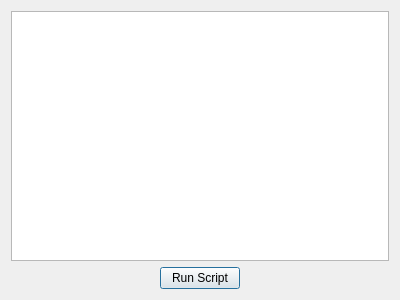
<?xml version="1.0" encoding="UTF-8"?>
<ui version="4.0">
 <class>Dialog</class>
 <widget class="QDialog" name="Dialog">
  <property name="geometry">
   <rect>
    <x>0</x>
    <y>0</y>
    <width>400</width>
    <height>300</height>
   </rect>
  </property>
  <property name="windowTitle">
   <string>Dialog</string>
  </property>
  <layout class="QVBoxLayout" name="verticalLayout">
   <item>
    <widget class="QTextEdit" name="scriptTextEdit"/>
   </item>
   <item>
    <layout class="QHBoxLayout" name="horizontalLayout">
     <item>
      <spacer name="horizontalSpacer">
       <property name="orientation">
        <enum>Qt::Horizontal</enum>
       </property>
       <property name="sizeHint" stdset="0">
        <size>
         <width>40</width>
         <height>20</height>
        </size>
       </property>
      </spacer>
     </item>
     <item>
      <widget class="QPushButton" name="runButton">
       <property name="text">
        <string>Run Script</string>
       </property>
      </widget>
     </item>
     <item>
      <spacer name="horizontalSpacer_2">
       <property name="orientation">
        <enum>Qt::Horizontal</enum>
       </property>
       <property name="sizeHint" stdset="0">
        <size>
         <width>40</width>
         <height>20</height>
        </size>
       </property>
      </spacer>
     </item>
    </layout>
   </item>
  </layout>
 </widget>
 <resources/>
 <connections/>
</ui>
